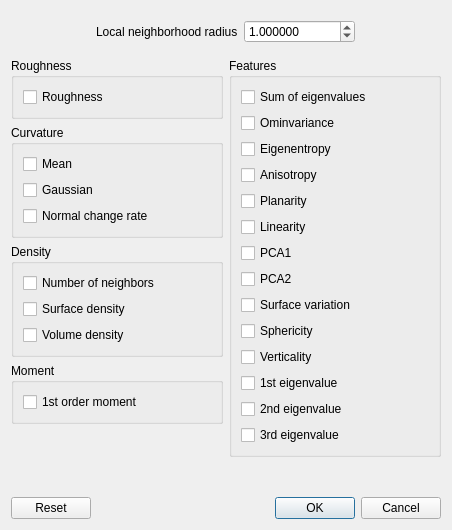
<?xml version="1.0" encoding="UTF-8"?>
<ui version="4.0">
 <class>GeomFeaturesDialog</class>
 <widget class="QDialog" name="GeomFeaturesDialog">
  <property name="geometry">
   <rect>
    <x>0</x>
    <y>0</y>
    <width>452</width>
    <height>530</height>
   </rect>
  </property>
  <property name="windowTitle">
   <string>Geometric features</string>
  </property>
  <layout class="QVBoxLayout" name="verticalLayout_7">
   <item>
    <widget class="QFrame" name="frame">
     <layout class="QHBoxLayout" name="horizontalLayout_2">
      <item>
       <spacer name="horizontalSpacer">
        <property name="orientation">
         <enum>Qt::Horizontal</enum>
        </property>
        <property name="sizeHint" stdset="0">
         <size>
          <width>101</width>
          <height>20</height>
         </size>
        </property>
       </spacer>
      </item>
      <item>
       <widget class="QLabel" name="label">
        <property name="text">
         <string>Local neighborhood radius</string>
        </property>
       </widget>
      </item>
      <item>
       <widget class="QDoubleSpinBox" name="radiusDoubleSpinBox">
        <property name="decimals">
         <number>6</number>
        </property>
        <property name="minimum">
         <double>0.000001000000000</double>
        </property>
        <property name="maximum">
         <double>1000000.000000000000000</double>
        </property>
        <property name="value">
         <double>1.000000000000000</double>
        </property>
       </widget>
      </item>
      <item>
       <spacer name="horizontalSpacer_2">
        <property name="orientation">
         <enum>Qt::Horizontal</enum>
        </property>
        <property name="sizeHint" stdset="0">
         <size>
          <width>101</width>
          <height>20</height>
         </size>
        </property>
       </spacer>
      </item>
     </layout>
    </widget>
   </item>
   <item>
    <layout class="QHBoxLayout" name="horizontalLayout">
     <item>
      <layout class="QVBoxLayout" name="verticalLayout_5">
       <item>
        <widget class="QGroupBox" name="roughnessGroupBox">
         <property name="title">
          <string>Roughness</string>
         </property>
         <layout class="QVBoxLayout" name="verticalLayout_4">
          <item>
           <widget class="QCheckBox" name="roughnessCheckBox">
            <property name="text">
             <string>Roughness</string>
            </property>
           </widget>
          </item>
         </layout>
        </widget>
       </item>
       <item>
        <widget class="QGroupBox" name="curvatureGroupBox">
         <property name="title">
          <string>Curvature</string>
         </property>
         <layout class="QVBoxLayout" name="verticalLayout">
          <item>
           <widget class="QCheckBox" name="curvMeanCheckBox">
            <property name="toolTip">
             <string>Mean curvature (unsigned)</string>
            </property>
            <property name="text">
             <string>Mean</string>
            </property>
           </widget>
          </item>
          <item>
           <widget class="QCheckBox" name="curvGaussCheckBox">
            <property name="toolTip">
             <string>Gaussian curvature (unsigned)</string>
            </property>
            <property name="text">
             <string>Gaussian</string>
            </property>
           </widget>
          </item>
          <item>
           <widget class="QCheckBox" name="curvNCRCheckBox">
            <property name="toolTip">
             <string>'Speed' of orientation change</string>
            </property>
            <property name="text">
             <string>Normal change rate</string>
            </property>
           </widget>
          </item>
         </layout>
        </widget>
       </item>
       <item>
        <widget class="QGroupBox" name="desnityGroupBox">
         <property name="title">
          <string>Density</string>
         </property>
         <layout class="QVBoxLayout" name="verticalLayout_3">
          <item>
           <widget class="QCheckBox" name="densityKnnCheckBox">
            <property name="toolTip">
             <string>Number of neighbors</string>
            </property>
            <property name="text">
             <string>Number of neighbors</string>
            </property>
           </widget>
          </item>
          <item>
           <widget class="QCheckBox" name="densitySurfCheckBox">
            <property name="toolTip">
             <string>Number of neighbors / neighborhood area</string>
            </property>
            <property name="text">
             <string>Surface density</string>
            </property>
           </widget>
          </item>
          <item>
           <widget class="QCheckBox" name="densityVolCheckBox">
            <property name="toolTip">
             <string>Number of neighbors / neighborhood volume</string>
            </property>
            <property name="text">
             <string>Volume density</string>
            </property>
           </widget>
          </item>
         </layout>
        </widget>
       </item>
       <item>
        <widget class="QGroupBox" name="groupBox_2">
         <property name="title">
          <string>Moment</string>
         </property>
         <layout class="QVBoxLayout" name="verticalLayout_8">
          <item>
           <widget class="QCheckBox" name="firstOrderMomentCheckBox">
            <property name="text">
             <string>1st order moment</string>
            </property>
           </widget>
          </item>
         </layout>
        </widget>
       </item>
       <item>
        <spacer name="verticalSpacer">
         <property name="orientation">
          <enum>Qt::Vertical</enum>
         </property>
         <property name="sizeHint" stdset="0">
          <size>
           <width>20</width>
           <height>40</height>
          </size>
         </property>
        </spacer>
       </item>
      </layout>
     </item>
     <item>
      <layout class="QVBoxLayout" name="verticalLayout_6">
       <item>
        <widget class="QGroupBox" name="featureGroupBox">
         <property name="toolTip">
          <string>Geometric features (based on local eigenvalues: (L1, L2, L3))</string>
         </property>
         <property name="title">
          <string>Features</string>
         </property>
         <layout class="QVBoxLayout" name="verticalLayout_2">
          <item>
           <widget class="QCheckBox" name="eigSumCheckBox">
            <property name="toolTip">
             <string>L1 + L2 + L3</string>
            </property>
            <property name="text">
             <string>Sum of eigenvalues</string>
            </property>
           </widget>
          </item>
          <item>
           <widget class="QCheckBox" name="eigOmnivarianceCheckBox">
            <property name="toolTip">
             <string>(L1 * L2 * L3)^(1/3)</string>
            </property>
            <property name="text">
             <string>Ominvariance</string>
            </property>
           </widget>
          </item>
          <item>
           <widget class="QCheckBox" name="eigenentropyCheckBox">
            <property name="toolTip">
             <string>-( L1*ln(L1) + L2*ln(L2) + L3*ln(L3) )</string>
            </property>
            <property name="text">
             <string>Eigenentropy</string>
            </property>
           </widget>
          </item>
          <item>
           <widget class="QCheckBox" name="eigAnisotropyCheckBox">
            <property name="toolTip">
             <string>(L1 - L3)/L1</string>
            </property>
            <property name="text">
             <string>Anisotropy</string>
            </property>
           </widget>
          </item>
          <item>
           <widget class="QCheckBox" name="eigPlanarityBox">
            <property name="toolTip">
             <string>(L2 - L3)/L1</string>
            </property>
            <property name="text">
             <string>Planarity</string>
            </property>
           </widget>
          </item>
          <item>
           <widget class="QCheckBox" name="eigLinearityCheckBox">
            <property name="toolTip">
             <string>(L1 - L2)/L1</string>
            </property>
            <property name="text">
             <string>Linearity</string>
            </property>
           </widget>
          </item>
          <item>
           <widget class="QCheckBox" name="eigPCA1CheckBox">
            <property name="toolTip">
             <string>L1 / (L1 + L2 + L3)</string>
            </property>
            <property name="text">
             <string>PCA1</string>
            </property>
           </widget>
          </item>
          <item>
           <widget class="QCheckBox" name="eigPCA2CheckBox">
            <property name="toolTip">
             <string>L2 / (L1 + L2 + L3)</string>
            </property>
            <property name="text">
             <string>PCA2</string>
            </property>
           </widget>
          </item>
          <item>
           <widget class="QCheckBox" name="eigSurfaceVarCheckBox">
            <property name="toolTip">
             <string>L3 / (L1 + L2 + L3)</string>
            </property>
            <property name="text">
             <string>Surface variation</string>
            </property>
           </widget>
          </item>
          <item>
           <widget class="QCheckBox" name="eigSphericityCheckBox">
            <property name="toolTip">
             <string>L3 / L1</string>
            </property>
            <property name="text">
             <string>Sphericity</string>
            </property>
           </widget>
          </item>
          <item>
           <widget class="QCheckBox" name="eigVerticalityCheckBox">
            <property name="toolTip">
             <string>1 - |Z.N|</string>
            </property>
            <property name="text">
             <string>Verticality</string>
            </property>
           </widget>
          </item>
          <item>
           <widget class="QCheckBox" name="eigenvalue1CheckBox">
            <property name="text">
             <string>1st eigenvalue</string>
            </property>
           </widget>
          </item>
          <item>
           <widget class="QCheckBox" name="eigenvalue2CheckBox">
            <property name="text">
             <string>2nd eigenvalue</string>
            </property>
           </widget>
          </item>
          <item>
           <widget class="QCheckBox" name="eigenvalue3CheckBox">
            <property name="text">
             <string>3rd eigenvalue</string>
            </property>
           </widget>
          </item>
         </layout>
        </widget>
       </item>
       <item>
        <spacer name="verticalSpacer_2">
         <property name="orientation">
          <enum>Qt::Vertical</enum>
         </property>
         <property name="sizeHint" stdset="0">
          <size>
           <width>20</width>
           <height>40</height>
          </size>
         </property>
        </spacer>
       </item>
      </layout>
     </item>
    </layout>
   </item>
   <item>
    <spacer name="verticalSpacer_3">
     <property name="orientation">
      <enum>Qt::Vertical</enum>
     </property>
     <property name="sizeHint" stdset="0">
      <size>
       <width>20</width>
       <height>6</height>
      </size>
     </property>
    </spacer>
   </item>
   <item>
    <widget class="QDialogButtonBox" name="buttonBox">
     <property name="orientation">
      <enum>Qt::Horizontal</enum>
     </property>
     <property name="standardButtons">
      <set>QDialogButtonBox::Cancel|QDialogButtonBox::Ok|QDialogButtonBox::Reset</set>
     </property>
    </widget>
   </item>
  </layout>
 </widget>
 <resources/>
 <connections>
  <connection>
   <sender>buttonBox</sender>
   <signal>accepted()</signal>
   <receiver>GeomFeaturesDialog</receiver>
   <slot>accept()</slot>
   <hints>
    <hint type="sourcelabel">
     <x>248</x>
     <y>254</y>
    </hint>
    <hint type="destinationlabel">
     <x>157</x>
     <y>274</y>
    </hint>
   </hints>
  </connection>
  <connection>
   <sender>buttonBox</sender>
   <signal>rejected()</signal>
   <receiver>GeomFeaturesDialog</receiver>
   <slot>reject()</slot>
   <hints>
    <hint type="sourcelabel">
     <x>316</x>
     <y>260</y>
    </hint>
    <hint type="destinationlabel">
     <x>286</x>
     <y>274</y>
    </hint>
   </hints>
  </connection>
 </connections>
</ui>
